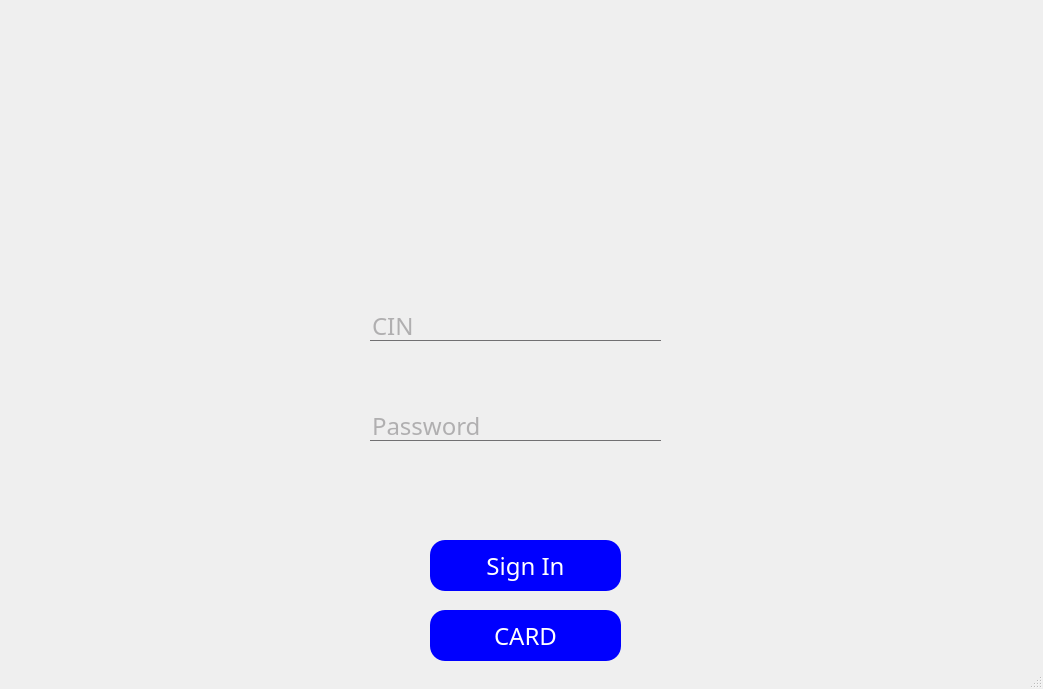
<?xml version="1.0" encoding="UTF-8"?>
<ui version="4.0">
 <class>MainWindow</class>
 <widget class="QMainWindow" name="MainWindow">
  <property name="geometry">
   <rect>
    <x>0</x>
    <y>0</y>
    <width>1043</width>
    <height>689</height>
   </rect>
  </property>
  <property name="windowTitle">
   <string>Sign in</string>
  </property>
  <property name="windowIcon">
   <iconset resource="src.qrc">
    <normaloff>:/images/login.png</normaloff>:/images/login.png</iconset>
  </property>
  <property name="styleSheet">
   <string notr="true">#centralWidget {
border-image:url(C:/Users/LEGION/Downloads/Atelier_Connexion/bg.jpg);
}</string>
  </property>
  <widget class="QWidget" name="centralWidget">
   <widget class="QFrame" name="frame">
    <property name="geometry">
     <rect>
      <x>10</x>
      <y>0</y>
      <width>1031</width>
      <height>671</height>
     </rect>
    </property>
    <property name="styleSheet">
     <string notr="true">*{
font-family:century gothic;
font-size:24px;
}
QFrame
{
border-radius:15px;
}
QPushButton
{

background:blue;
border-radius:60px;
}

QToolButton
{
border-radius:60px;
}

QLabel 
{
color:white;
}
QPushButton
{
color:white;
border-radius:15px;
}
QPushButton:hover
{
color:white;
border-radius:15px;
background:#ff8000;
}
QLineEdit
{
background:transparent;
border:none;
color:#717072;
border-bottom:1px solid #717072;
}</string>
    </property>
    <property name="frameShape">
     <enum>QFrame::StyledPanel</enum>
    </property>
    <property name="frameShadow">
     <enum>QFrame::Raised</enum>
    </property>
    <widget class="QPushButton" name="pushButton_2">
     <property name="geometry">
      <rect>
       <x>420</x>
       <y>540</y>
       <width>191</width>
       <height>51</height>
      </rect>
     </property>
     <property name="text">
      <string>Sign In</string>
     </property>
    </widget>
    <widget class="QLineEdit" name="lineEdit_user">
     <property name="geometry">
      <rect>
       <x>360</x>
       <y>310</y>
       <width>291</width>
       <height>31</height>
      </rect>
     </property>
     <property name="inputMask">
      <string/>
     </property>
     <property name="text">
      <string/>
     </property>
     <property name="placeholderText">
      <string>CIN</string>
     </property>
    </widget>
    <widget class="QLineEdit" name="lineEdit_pw">
     <property name="geometry">
      <rect>
       <x>360</x>
       <y>410</y>
       <width>291</width>
       <height>31</height>
      </rect>
     </property>
     <property name="inputMask">
      <string/>
     </property>
     <property name="text">
      <string/>
     </property>
     <property name="echoMode">
      <enum>QLineEdit::Password</enum>
     </property>
     <property name="placeholderText">
      <string>Password</string>
     </property>
    </widget>
    <widget class="QLabel" name="label">
     <property name="geometry">
      <rect>
       <x>430</x>
       <y>80</y>
       <width>151</width>
       <height>181</height>
      </rect>
     </property>
     <property name="text">
      <string/>
     </property>
     <property name="pixmap">
      <pixmap>../Arrière-plan (1).png</pixmap>
     </property>
    </widget>
    <widget class="QPushButton" name="pushButton_3">
     <property name="geometry">
      <rect>
       <x>420</x>
       <y>610</y>
       <width>191</width>
       <height>51</height>
      </rect>
     </property>
     <property name="text">
      <string>CARD</string>
     </property>
    </widget>
   </widget>
  </widget>
  <widget class="QStatusBar" name="statusBar"/>
 </widget>
 <layoutdefault spacing="6" margin="11"/>
 <resources>
  <include location="src.qrc"/>
 </resources>
 <connections/>
</ui>
